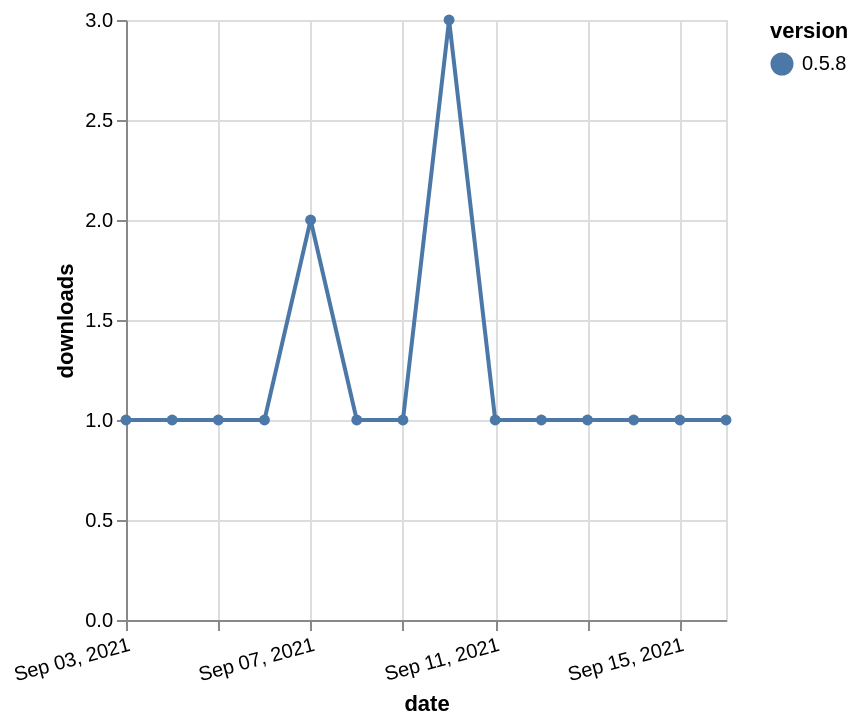

Vega-Lite specification for this chart:
### Vega-Lite specification from a JSON file in a GitHub repository (floating-point values rounded to 4 significant figures)
{"$schema": "https://vega.github.io/schema/vega-lite/v5.json", "description": "A simple bar chart with embedded data.", "data": {"values": [{"date": "2021-09-03", "total": 132, "delta": 1, "version": "0.5.8"}, {"date": "2021-09-04", "total": 133, "delta": 1, "version": "0.5.8"}, {"date": "2021-09-05", "total": 134, "delta": 1, "version": "0.5.8"}, {"date": "2021-09-06", "total": 135, "delta": 1, "version": "0.5.8"}, {"date": "2021-09-07", "total": 137, "delta": 2, "version": "0.5.8"}, {"date": "2021-09-08", "total": 138, "delta": 1, "version": "0.5.8"}, {"date": "2021-09-09", "total": 139, "delta": 1, "version": "0.5.8"}, {"date": "2021-09-10", "total": 142, "delta": 3, "version": "0.5.8"}, {"date": "2021-09-11", "total": 143, "delta": 1, "version": "0.5.8"}, {"date": "2021-09-12", "total": 144, "delta": 1, "version": "0.5.8"}, {"date": "2021-09-13", "total": 145, "delta": 1, "version": "0.5.8"}, {"date": "2021-09-14", "total": 146, "delta": 1, "version": "0.5.8"}, {"date": "2021-09-15", "total": 147, "delta": 1, "version": "0.5.8"}, {"date": "2021-09-16", "total": 148, "delta": 1, "version": "0.5.8"}]}, "width": "container", "mark": {"type": "line", "point": {"filled": true}}, "encoding": {"x": {"field": "date", "type": "temporal", "timeUnit": "yearmonthdate", "title": "date", "axis": {"labelAngle": -15}}, "y": {"field": "delta", "type": "quantitative", "title": "downloads"}, "color": {"field": "version", "type": "nominal"}, "tooltip": {"field": "delta"}}}
